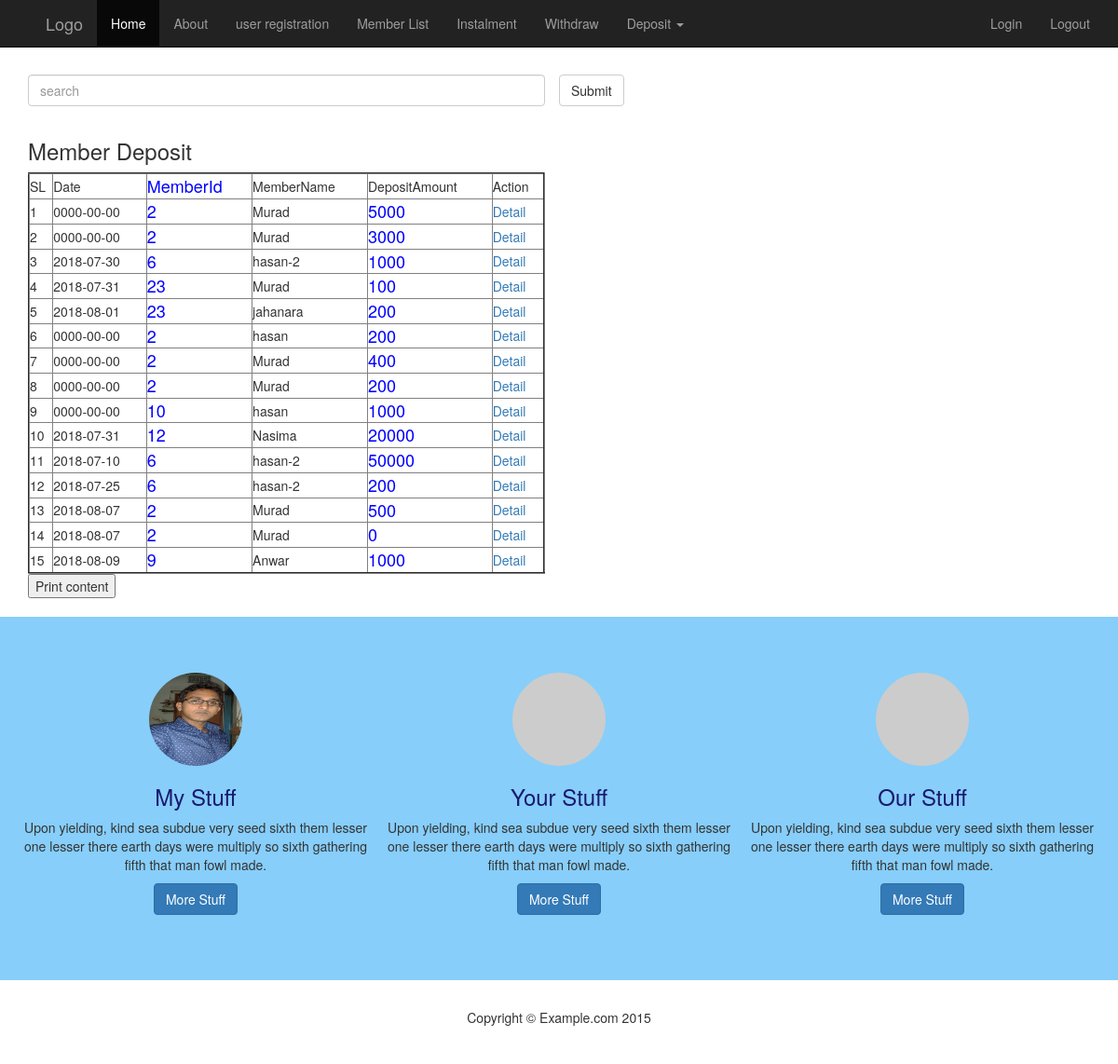
The page /deposit_view.php (signed in) on the database its author committed.
### tables this page shows
CREATE TABLE `user_deposit` (
  `deposit_id` int(9) NOT NULL,
  `date` date NOT NULL,
  `member_id` int(9) NOT NULL,
  `member_name` varchar(100) NOT NULL,
  `dep_amount` int(9) NOT NULL,
  `dep_total` int(9) NOT NULL,
  `area` varchar(55) NOT NULL,
  `dep_status` int(9) NOT NULL,
  `created_at` timestamp NOT NULL DEFAULT CURRENT_TIMESTAMP,
  `update_at` timestamp NOT NULL DEFAULT CURRENT_TIMESTAMP
);

### deposit_view.php (the view, shortened to what this page needs)
<?php
include('include/header.php');
?>
<div>&nbsp;&nbsp;</div>
<div class="container sea_fild">
		<form action="deposit_view.php" method="post">
			<div class="row">
				<div class="col-sm-6 form-group">
					<input class="form-control" type="text" name="search"  placeholder="search" />
				</div>
				<button type="submit" value="submit" name="submit-search" class="btn btn-default">Submit
			</div>
		</form>
</div>
<div class="container" id="deposit_print">
	<div class="row">
		<div class="col-md-6">
			<h3>Member Deposit </h3>
			<table border="2" width=100%>
				<thead>
					<tr>
						<td>SL</td>
						<td>Date</td>
						<td class="dep-td"><span class="dep-spa">MemberId</span></td>
						<td>MemberName</td>
						<td>DepositAmount</td>
						<td>Action</td>
					</tr>
				</thead>
				<tbody>
					<?php
						if(isset($_POST['submit-search'])){
							$txt = $_POST['search'];
							$sql = "SELECT * FROM  user_deposit WHERE  	member_id = '$txt' OR date = '$txt' OR member_name LIKE '%$txt%' ;";
						}
						else{
							$sql = "SELECT * FROM user_deposit;";
							}
						$result = mysqli_query($conn,$sql);
						$resultCheck = mysqli_num_rows($result);
						$i= 1;
						if($resultCheck > 0){
							while($row = mysqli_fetch_assoc($result)){
						?>
						<tr>
							<td><?php echo $i;?></td>
							<td><?php echo $row['date'];?></td>
							<td><span class="dep-spa"><?php echo $row['member_id'];?></span></td>
							<td><?php echo $row['member_name'];?></td>
							<td><span class="dep-spa"><?php echo $row['dep_amount'];?></span></td>
							<td>
								<a href="deposit_view_detail.php?id=<?php echo $row['member_id'];?>">Detail</a>
							</td>
						</tr>
					<?php
					$i++;
						}
						}
					?>
				</tbody>
			</table>
		</div>
	</div>
</div>
<div class="container">
	<div> <button onclick="printContent('deposit_print')">Print content</button> </div>
</div>
<div>&nbsp;&nbsp;</div>
<?php
	include("include/footer.php");
?>

### css/custom.css (style rules this page uses)
body { padding-top: 50px; }
.sea_fild { margin-top:10px; }
.dep-spa { color:blue; font-size:18px; }
table { width:100%; }

### rows shown on the page
user_deposit: date "0000-00-00", member "2", member_name "Murad", dep_amount "5000"
user_deposit: date "0000-00-00", member "2", member_name "Murad", dep_amount "3000"
user_deposit: date "2018-07-30", member "6", member_name "hasan-2", dep_amount "1000"
user_deposit: date "2018-07-31", member "23", member_name "Murad", dep_amount "100"
user_deposit: date "2018-08-01", member "23", member_name "jahanara", dep_amount "200"
user_deposit: date "0000-00-00", member "2", member_name "hasan", dep_amount "200"
user_deposit: date "0000-00-00", member "2", member_name "Murad", dep_amount "400"
user_deposit: date "0000-00-00", member "2", member_name "Murad", dep_amount "200"
user_deposit: date "0000-00-00", member "10", member_name "hasan", dep_amount "1000"
user_deposit: date "2018-07-31", member "12", member_name "Nasima", dep_amount "20000"
user_deposit: date "2018-07-10", member "6", member_name "hasan-2", dep_amount "50000"
user_deposit: date "2018-07-25", member "6", member_name "hasan-2", dep_amount "200"
user_deposit: date "2018-08-07", member "2", member_name "Murad", dep_amount "500"
user_deposit: date "2018-08-07", member "2", member_name "Murad", dep_amount "0"
user_deposit: date "2018-08-09", member "9", member_name "Anwar", dep_amount "1000"
